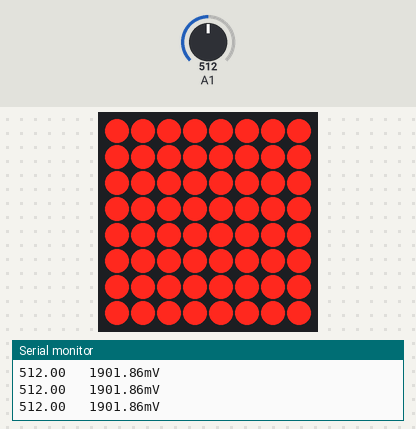
The sketch below on a simulated Arduino Uno, built with avr-gcc and run on an emulated ATmega328P. Parts: 8×8 LED matrix, the last lines printed to the serial monitor. The test bench sets the inputs (shaded band); at power-on: A1 = 512.

Above: at 1.2 s.
1.3 s: A1 set to 0
At 2.5 s:
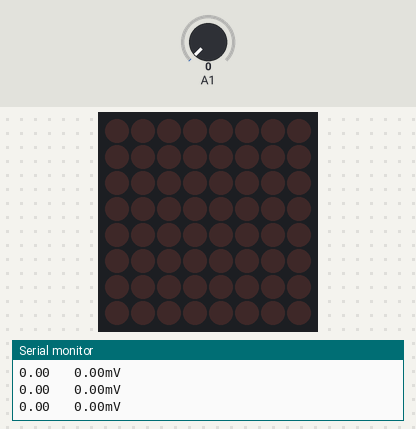
2.8 s: A1 set to 24
4.3 s: A1 set to 30
At 5.1 s:
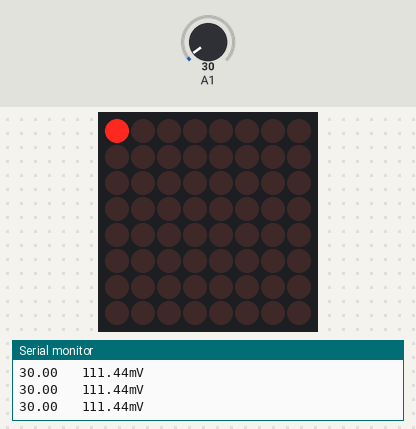
5.8 s: A1 set to 110
At 6.3 s:
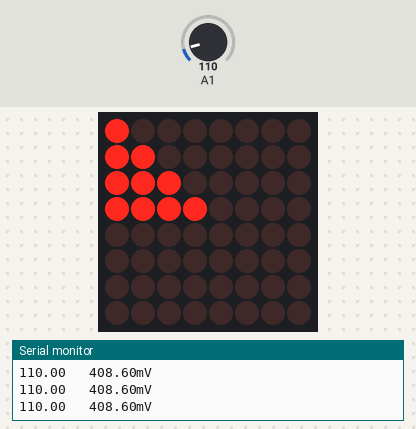
7.3 s: A1 set to 125
8.8 s: A1 set to 147
At 9.9 s:
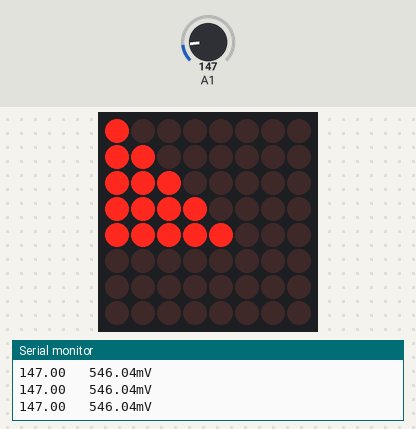
Timing chart, 0 to 11.3 s (numbered marks = the images above; inputs shaded):
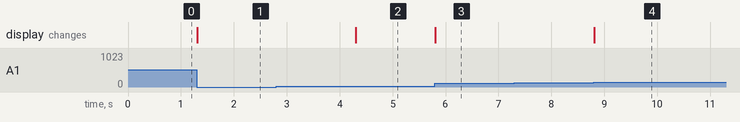

The sketch:

Projeto_de_Oficina.ino
```cpp
#include "LedControl.h"

/*
pin 4 conectado a entrada de Dados
pin 5 conectado ao CLK
pin 6 conectado ao CS
*/

LedControl lc=LedControl(4,6,5,1);
float vrtotal;
int linha;
int coluna;

void setup()
{
lc.shutdown(0,false); //comando para ligar a matriz de led, caso esteja meio dormindo
lc.setIntensity(0,4); //ajustando o brilho do led
lc.clearDisplay(0); //limpando a matriz, para nao haver led aceso

Serial.begin(57600);

}

void loop()
{
  float VR = analogRead(A1);//leitura analógica da tensão

  vrtotal = 1000*((3.8*VR)/1023);/*conversão da leitura de bytes para obter a tensão
  3.8 pois essa é a tensão da pilha e dividindo por quanto 1 byte equivale digitalmente*/

  Serial.print(VR); //teste para ver a leitura no serial
  Serial.print("   ");
  Serial.print(vrtotal);//como a tensão é baixa, multiplicamos com mil e colocamos como mV
  Serial.println("mV");

  if(vrtotal>=1500){
      for(int it=0;it<=7;it++){
        for(int j=0; j<=7; j++){
          lc.setLed(0, it, j, true);
        }
    }
  }
  if(vrtotal>=100){
      lc.setLed(0, 0, 0, true);
  }
  if(vrtotal>=200){
    for(int it=0;it<=1;it++){
      lc.setLed(0, 1, it, true);
    }
  }
  if(vrtotal>=300){
    for(int it=0;it<=2;it++){
      lc.setLed(0, 2, it, true);
    }
  }
  if(vrtotal>=400){
    for(int it=0;it<=3;it++){
      lc.setLed(0, 3, it, true);
    }
  }
  if(vrtotal>=500){
    for(int it=0;it<=4;it++){
      lc.setLed(0, 4, it, true);
    }
  }
  if(vrtotal>=600){
    for(int it=0;it<=5;it++){
      lc.setLed(0, 5, it, true);
    }
  }
  if(vrtotal>=700){
    for(int it=0;it<=6;it++){
      lc.setLed(0, 6, it, true);
    }
  }
  if(vrtotal>=800){
    for(int it=0;it<=7;it++){
      lc.setLed(0, 7, it, true);
    }
  }
  if(vrtotal>=900){
      linha=6;
      coluna=0;
    for(int it=0;it<=7;it++){
      lc.setLed(0, linha, it-coluna, true);
      if(linha>=0)  linha--;
      if(coluna<=6) coluna++;
    }
  }
  if(vrtotal>=1000){
    linha=5;
    coluna=0;
    for(int it=0;it<=7;it++){
      lc.setLed(0, linha, it-coluna, true);
      if(linha>=0)  linha--;
      if(coluna<=5) coluna++;
    }
  }
  if(vrtotal>=1100){
    linha=4;
    coluna=0;
    for(int it=0;it<=7;it++){
      lc.setLed(0, linha, it-coluna, true);
      if(linha>=0)  linha--;
      if(coluna<=4) coluna++;
    }
  }
  if(vrtotal>=1200){
    linha=3;
    coluna=0;
    for(int it=0;it<=7;it++){
      lc.setLed(0, linha, it-coluna, true);
      if(linha>=0)  linha--;
      if(coluna<=3) coluna++;

    }
  }
  if(vrtotal>=1300){
    linha=2;
    coluna=0;
    for(int it=0;it<=7;it++){
      lc.setLed(0, linha, it-coluna, true);
      if(linha>=0)  linha--;
      if(coluna<=2) coluna++;
    }
  }
  if(vrtotal>=1400){
    for(int it=0;it<=7;it++){
      lc.setLed(0, 1, it, true);
      lc.setLed(0, 0, it-1, true);
    }
  }

  if(vrtotal==0){
    lc.clearDisplay(0);
  }
  delay(25);
}
```

Measured:
- the behaviour switches between 26 and 27 on A1 (found by bisection; images 1 and 2)
- the behaviour switches between 134 and 135 on A1 (found by bisection; images 3 and 4)
- after the input at 1.3 s, the display: changes at once (image 1)
- after the input at 4.3 s, the display: changes at once (image 2)
- after the input at 5.8 s, the display: changes at once (image 3)
- after the input at 8.8 s, the display: changes at once (image 4)
